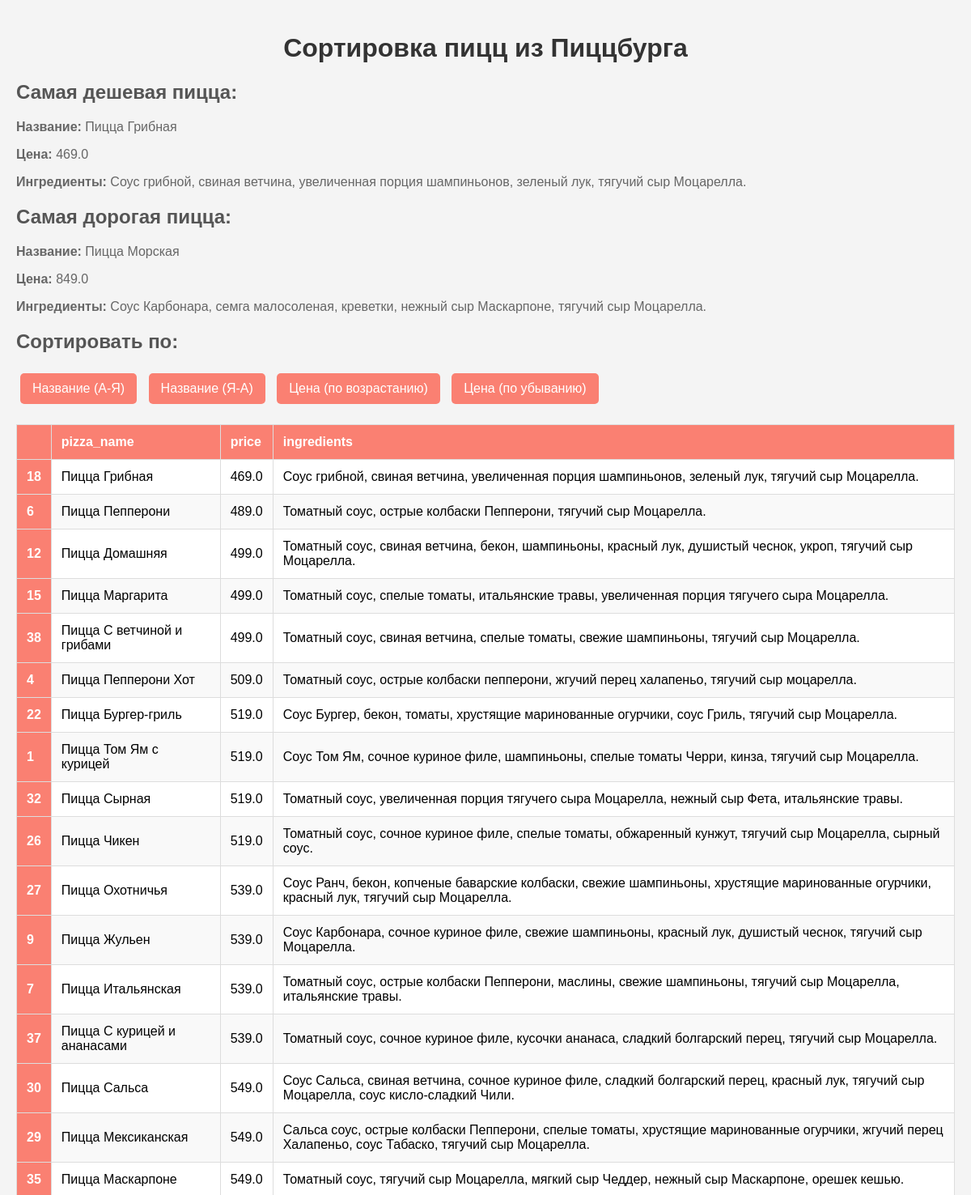
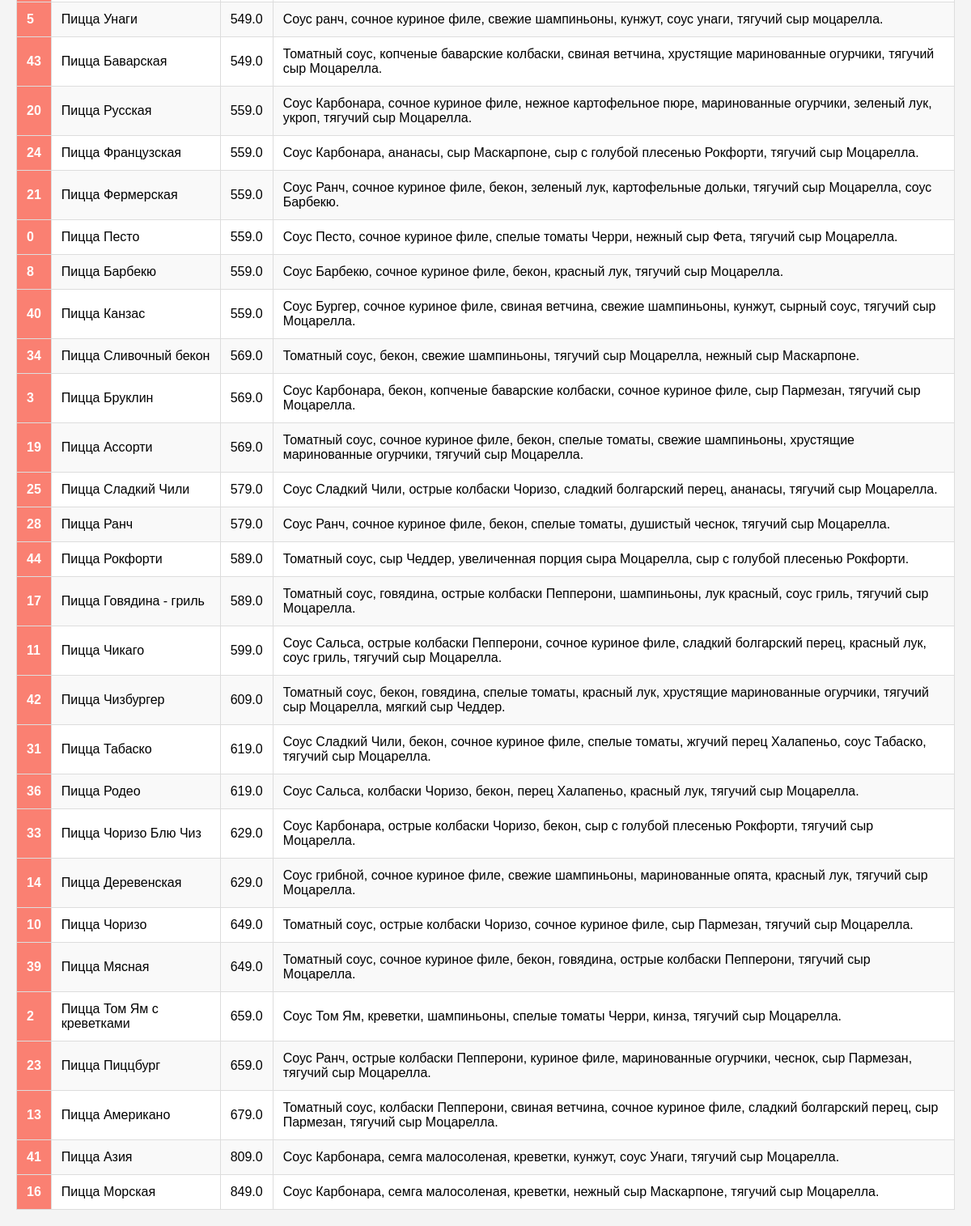
The page / on the database its author committed (2 pictures, top to bottom).
### tables this page shows
CREATE TABLE "pizzas" (
"pizza_name" TEXT,
  "price" INTEGER,
  "ingredients" TEXT
);

### app.py (the view)
@app.route('/')
def index():
    conn = sqlite3.connect(db_path)
    df = pd.read_sql('SELECT * FROM pizzas', conn)
    conn.close()
    df['price'] = df['price'].astype(float)
    df_sorted = df.sort_values(by='price')
    cheapest_pizza = df_sorted.iloc[0]
    most_expensive_pizza = df_sorted.iloc[-1]
    sort_by = request.args.get('sort_by', 'price')  # По умолчанию сортировка по цене
    order = request.args.get('order', 'asc')  # По умолчанию по возрастанию
    if sort_by == 'name':
        df_sorted = df.sort_values(by='pizza_name', ascending=(order == 'asc'))
    else:
        df_sorted = df.sort_values(by='price', ascending=(order == 'asc'))
    return render_template('index.html', tables=[df_sorted.to_html(classes='data')],
                           titles=df_sorted.columns.values, cheapest_pizza=cheapest_pizza,
                           most_expensive_pizza=most_expensive_pizza)

### templates/index.html (shortened to what this page needs)
<!DOCTYPE html>
<html lang="ru">
<head>
</head>
<body>
    <h1>Сортировка пицц из Пиццбурга</h1>
    <h2>Самая дешевая пицца:</h2>
    <p><strong>Название:</strong> {{ cheapest_pizza.pizza_name }} </p>
    <p><strong>Цена:</strong> {{ cheapest_pizza.price }} </p>
    <p><strong>Ингредиенты:</strong> {{ cheapest_pizza.ingredients }} </p>
    <h2>Самая дорогая пицца:</h2>
    <p><strong>Название:</strong> {{ most_expensive_pizza.pizza_name }} </p>
    <p><strong>Цена:</strong> {{ most_expensive_pizza.price }} </p>
    <p><strong>Ингредиенты:</strong> {{ most_expensive_pizza.ingredients }} </p>
    <div>
        <h2>Сортировать по:</h2>
        <a class="sort-button" href="/?sort_by=name&order=asc">Название (А-Я)</a>
        <a class="sort-button" href="/?sort_by=name&order=desc">Название (Я-А)</a>
        <a class="sort-button" href="/?sort_by=price&order=asc">Цена (по возрастанию)</a>
        <a class="sort-button" href="/?sort_by=price&order=desc">Цена (по убыванию)</a>
    </div>
    {% for table in tables %}
        {{ table|safe }}
    {% endfor %}
</body>
</html>

### templates/index.html (style rules this page uses)
body { font-family: Arial, sans-serif; background-color: #f4f4f4; margin: 0; padding: 20px; }
h1 { color: #333; text-align: center; }
h2 { color: #555; margin-top: 20px; }
p { font-size: 16px; color: #666; }
.data { border-collapse: collapse; width: 100%; margin-top: 20px; background-color: white; }
.data th, .data td { border: 1px solid #ddd; padding: 12px; text-align: left; }
.data th { background-color: #fa8072; color: white; }
.data tr:nth-child(even) { background-color: #f9f9f9; }
.sort-button { display: inline-block; margin: 5px; padding: 10px 15px; background-color: #fa8072; color: white; text-decoration: none; border-radius: 5px; transition: background-color 0.3s ease; }

### rows shown on the page
pizzas: pizza_name "Пицца Грибная", ingredients "Соус грибной, свиная ветчина, увеличенная порция шампиньонов, зеленый лук, тягучий сыр Моцарелла."
pizzas: pizza_name "Пицца Морская", ingredients "Соус Карбонара, семга малосоленая, креветки, нежный сыр Маскарпоне, тягучий сыр Моцарелла."

### other values the page prints
{{ cheapest_pizza.price }} "469.0"
{{ most_expensive_pizza.price }} "849.0"
